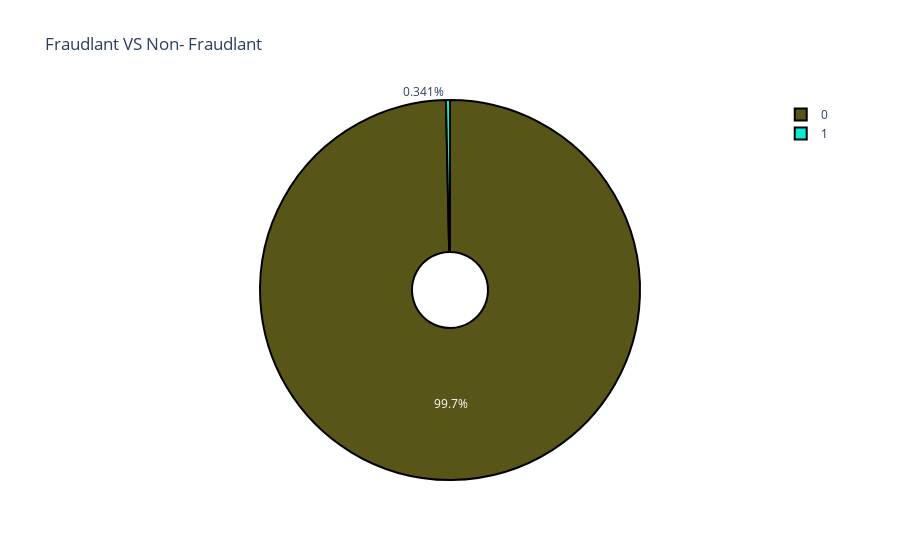

Notebook source saved alongside this figure:
### Code cell
trace = go.Pie(labels = list(train.Class.unique()), values = list(train.Class.value_counts()),
                            hole = 0.2,
               marker=dict(colors = random_colors(3),
                           line=dict(color='#000000', width=2)
                           ))
data = [trace]
layout = go.Layout(
   {
      "title":"Fraudlant VS Non- Fraudlant",
   }
)

fig = go.Figure(data=data,layout = layout)
iplot(fig)

### Figure 1 — Plotly figure (JSON) as saved in the notebook; plotly's stock layout.template omitted (floating-point values rounded to 4 significant figures)
{"data": [{"hole": 0.2, "labels": [0, 1, null], "marker": {"colors": ["#575618", "#08EBD6", "#7FAB86"], "line": {"color": "#000000", "width": 2}}, "values": [25749, 88], "type": "pie"}], "layout": {"title": {"text": "Fraudlant VS Non- Fraudlant"}}}
